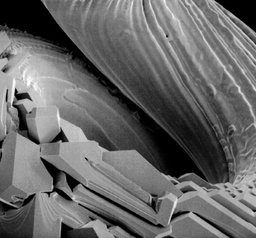
#> input picture exp5.jpg, 256 x 238 px, shrunk from 2400 x 2230 before the run, found by its file name
$ python bit.py
#> lines starting #> are read from the running program, lines starting #| are printed output that depends on the picture; after the words box and inside, x2 and y2 are one past the last pixel; in counts of white or black regions, pixels touching at a corner belong together
import numpy as np
from skimage import io

#Reading image and storing in img_obj object
img_obj = io.imread("c:\\Users\\User\\Downloads\\exp5.jpg",0)
#> img_obj is the input picture: shape (238, 256, 3); min 0, max 255, mean 103.5

# bit extraction

# img_copied have a copy of our orginal image
img_copied = img_obj.copy()

#take the row and column from shape method
row = img_obj.shape[0]
#> row = 238
col=img_obj.shape[1]
#> col = 256


for each_bit in range(8):

    #We make empty array of zeros of image height and width
    bit_map = np.zeros(img_obj.shape, dtype = np.uint8)

    for i in range(row):
        for j in range(col):

            #for each pixel we find all the bit values

            #by mod 2 we  get the LSB of the pixel value
            bit_map[i, j] = 255*( img_copied[i, j]%2)

            # WE now to right shift by divide by 2 so we can again find the LSB
            img_copied[i, j] = img_copied[i, j]/2

    #save 8 images (changing names)
    io.imsave(str(each_bit)+"_Bit.jpg", bit_map)
#> this loop made 8 passes
#> pass 1, `io.imsave(str(each_bit)+"_Bit.jpg", bit_map)`:
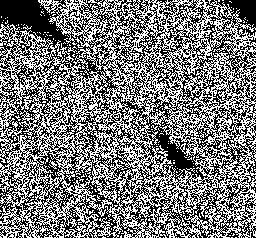
#> saved as 0_Bit.jpg: shape (238, 256, 3); min 0, max 255, mean 121.5
#> pass 2, `io.imsave(str(each_bit)+"_Bit.jpg", bit_map)`:
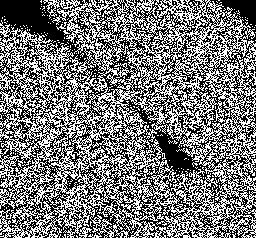
#> saved as 1_Bit.jpg: shape (238, 256, 3); min 0, max 255, mean 120.4
#> after the loop:
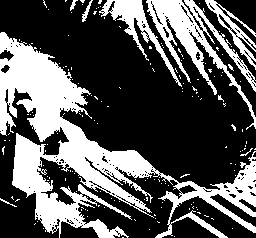
#> bit_map: shape (238, 256, 3); 34.2% white; 163 white regions (155 under 20 px), largest, box (x1, y1, x2, y2) and area: (0, 32, 256, 238) 14927, (146, 0, 256, 130) 3256, (99, 0, 182, 87) 1324
#> after the loop: img_copied: shape (238, 256, 3); every value is 0

$ run again, with 0_Bitmap.jpg copied over exp5.jpg
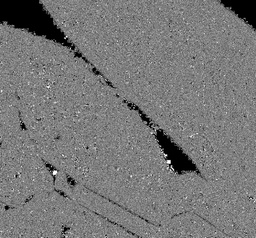
#> input picture 0_Bitmap.jpg, 256 x 238 px, shrunk from 2400 x 2230 before the run, found by its file name
#> img_obj is the input picture: shape (238, 256, 3); min 0, max 255, mean 119.4
#> the loop `for each_bit in range(8):` made 8 passes
#> pass 1, `io.imsave(str(each_bit)+"_Bit.jpg", bit_map)`:
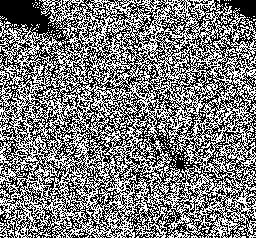
#> saved as 0_Bit.jpg: shape (238, 256, 3); min 0, max 255, mean 124
#> after the loop `for each_bit in range(8):`:
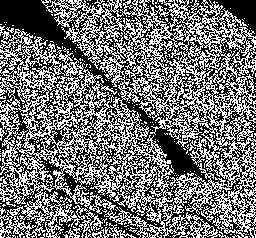
#> bit_map: shape (238, 256, 3); 45.5% white in thin lines or dots

$ run again, with 1_Bitmap.jpg copied over exp5.jpg
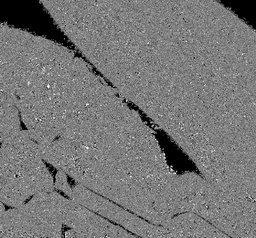
#> input picture 1_Bitmap.jpg, 256 x 238 px, shrunk from 2400 x 2230 before the run, found by its file name
#> img_obj is the input picture: shape (238, 256, 3); min 0, max 254, mean 118.6
#> the loop `for each_bit in range(8):` made 8 passes
#> pass 1, `io.imsave(str(each_bit)+"_Bit.jpg", bit_map)`:
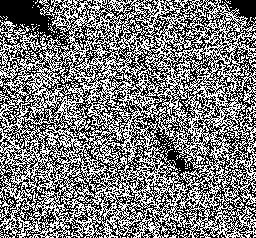
#> saved as 0_Bit.jpg: shape (238, 256, 3); min 0, max 255, mean 123.3
#> after the loop `for each_bit in range(8):`:
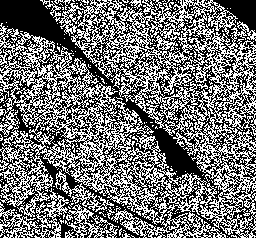
#> bit_map: shape (238, 256, 3); 45.1% white in thin lines or dots

$ run again, with 2_Bitmap.jpg copied over exp5.jpg
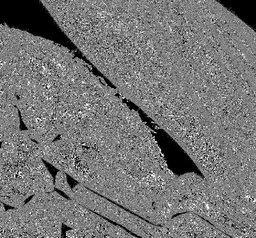
#> input picture 2_Bitmap.jpg, 256 x 238 px, shrunk from 2400 x 2230 before the run, found by its file name
#> img_obj is the input picture: shape (238, 256, 3); min 0, max 255, mean 117.2
#> the loop `for each_bit in range(8):` made 8 passes
#> pass 1, `io.imsave(str(each_bit)+"_Bit.jpg", bit_map)`:
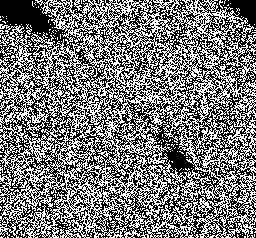
#> saved as 0_Bit.jpg: shape (238, 256, 3); min 0, max 255, mean 121.4
#> after the loop `for each_bit in range(8):`:
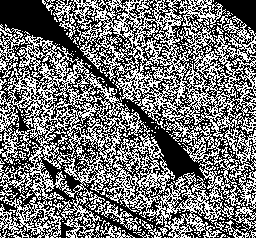
#> bit_map: shape (238, 256, 3); 45.2% white in thin lines or dots
